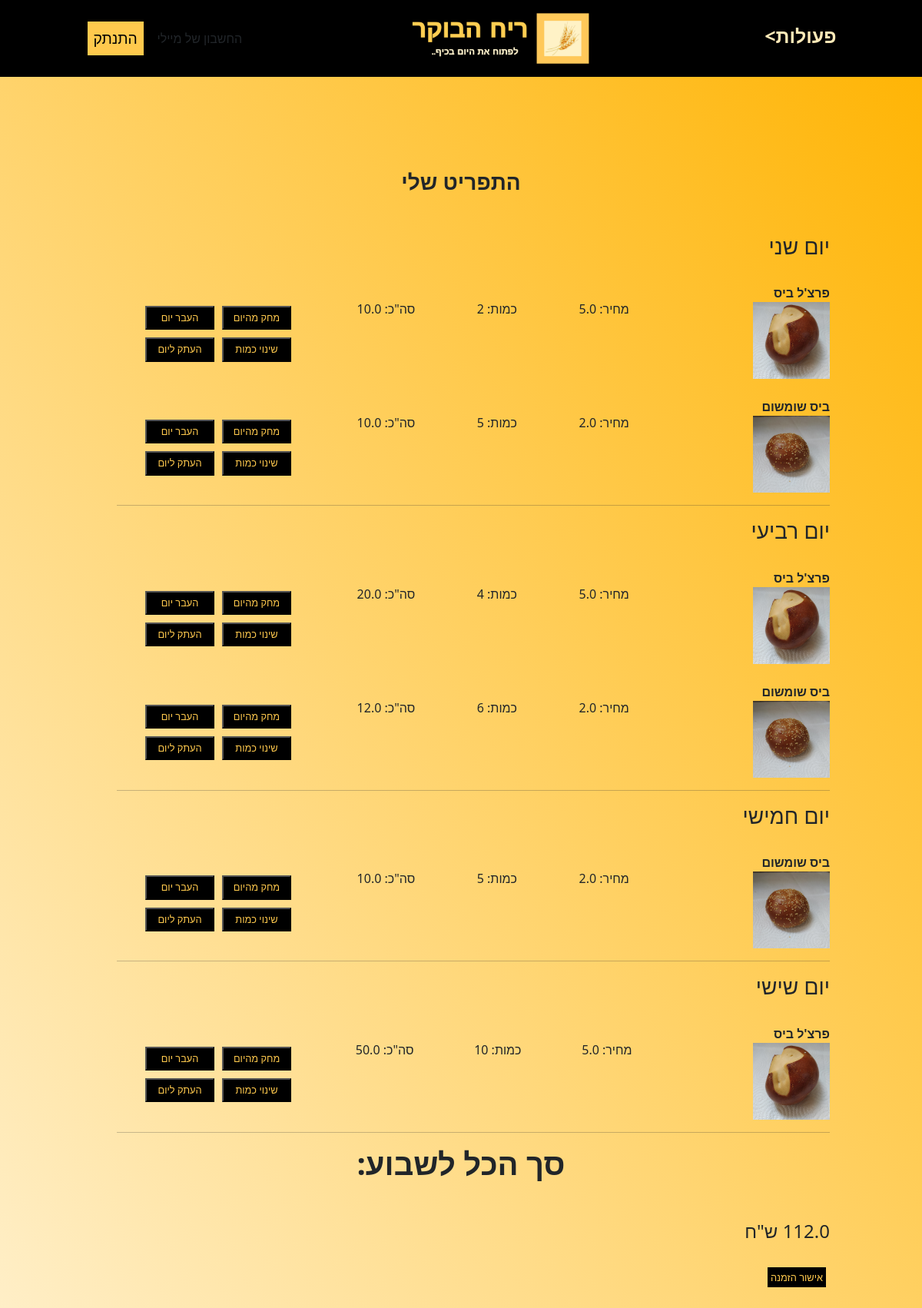
Page /cart/ (signed in) on the committed database.
### invitations/models.py (models this page shows, shortened)
class ProdUser(models.Model):
    user = models.ForeignKey(User, on_delete=models.CASCADE)
    product = models.ForeignKey(Product, on_delete=models.CASCADE)
    amount = models.IntegerField()
    weekDay = ((0,'יום ראשון'),(1,'יום שני'),(2,'יום שלישי'),(3,'יום רביעי'),(4,'יום חמישי'),(5,'יום שישי'))
    day = models.IntegerField(choices=weekDay)
    def price(self):
        return self.product.price * self.amount

class Product(models.Model):
    Categories = (( 'LH', 'לחמניות'), ('HL','מוצרי חלב'), ('MZ','מיצים') ,  ('MA', 'מאפים'))
    category = models.CharField(max_length=20, choices=Categories)
    product_name = models.CharField(max_length=30)
    price = models.FloatField()
    picture = models.ImageField()
    description = models.TextField(blank=True)

### invitations/views.py (the view, shortened to what this page needs)
# urls.py: path('cart/', views.cart, name='cart'),
@login_required
def cart(request):
    myproducts = ProdUser.objects.filter(user=request.user).order_by('day')
    totalPrice = 0
    for prod in myproducts:
        totalPrice += prod.price()
    content = {'content':myproducts, 'Alldays': ProdUser.weekDay, 'sum':totalPrice}
    if request.method == 'GET':
        return render(request, 'invitations/cart.html', content)

### invitations/templates/invitations/cart.html (shortened to what this page needs)
{% extends 'invitations/base.html' %}
{% block content %}
{% load static %}
<h3 class = "title">התפריט שלי</h3>
{% regroup content by day as daysList %}
<ul>
    {% for day in daysList %}
        <li>
            <h3>{{day.list.0.get_day_display}}</h3>
            <ul>
            {% for produser in day.list %}
                <li class = "cart-item-name"><br>
                    <b>{{ produser.product.product_name }}</b>
                    <div class="cart-item">
                        <img src="{{ produser.product.picture.url }}" width="100px" height="100px" alt=""><br>
                        <h6>מחיר: {{ produser.product.price }}</h6>
                        <h6>כמות: {{ produser.amount }}</h6>
                        <h6>סה"כ: {{ produser.price }}</h6>
                        <div class="cart-actions">
                            <div>
                                <form href="{% url 'cart' %}" method ="POST">
                                <button class="mybtn" type="submit" >מחק מהיום</button>
                                </form>
                                                            <form href="{% url 'cart' %}" method ="POST">
                                <button class="mybtn" type="submit" >שינוי כמות</button>
                                </form>
                            </div>
                            <div>
                                <form href="{% url 'cart' %}" method ="POST">
                                <button class="mybtn" type="submit" >העבר יום</button>
                                </form>
                                <form href="{% url 'cart' %}" method ="POST">
                                <button class="mybtn" type="submit" >העתק ליום</button>
                                </form>
                            </div>
                        </div>
                    </div>
                </li>
            {% endfor %}
            </ul>
            <hr>
        </li>
    {% endfor %}
</ul>
<h1  class="title">סך הכל לשבוע:</h1>
<h4>{{sum}} ש"ח</h4>
<br>
<a href="{% url 'checkout' %}" class="mybtn" >אישור הזמנה</a>
{% endblock %}

### invitations/templates/invitations/base.html (shortened to what this page needs)
<!doctype html>
<html lang="he">
	{% load static %}
	<head>
		 	<link href="https://cdn.jsdelivr.net/npm/bootstrap@5.0.0-beta2/dist/css/bootstrap.min.css" rel="stylesheet"-->
			<link rel="stylesheet" type="text/css" href="{% static 'css/base.css' %}">
	</head>
	<body dir=rtl>
	<header>
		<nav>
			<div class="menu-wrapper">
			    <h1 class="menu-btn">פעולות&gt;</h1>
			</div>
		</nav>
		<div class="logo"><img width="250px" src="{% static 'images/logomorningsmell.png' %}"></div>
		{% if user.is_authenticated %}
        <form class = "left-btn" action="{% url 'logout' %}" method="POST">
            <div class="btn-wrapper">החשבון של {{user}}</div>
			<div class="btn-wrapper"><button type="submit" class="color-btn">התנתק</button></div>
        </form>
		{% else %}
		<div class="left-btn">
		    <div class="btn-wrapper"><a href="{% url 'login' %}" class="color-btn">כניסה</a></div>
			<div class="btn-wrapper"><a href="{% url 'signup' %}" class="color-btn">הרשמה</a></div>
		</div>
		{% endif %}
	</header>
	<div class="content">
		{% block content %} {% endblock %}
	</div>
	</body>
</html>

### morningsmell/static/css/base.css (style rules this page uses)
* { box-sizing:border-box;margin:0;padding:0px; }
body { background: linear-gradient(to left bottom,rgb(255, 179, 0),rgb(255, 240, 204)); }
header { display:flex;justify-content:space-around;align-items:center;background-color:black;height:100px; }
ul { list-style: none; }
.menu-btn { font-weight:bold;color: #FFEAB8;font-size:25px;padding:8px;cursor: pointer; }
.menu-wrapper { display: inline-block;position:relative; }
.left-btn { display:flex;justify-content:space-between;align-items:center; }
.color-btn { text-decoration:none;padding:8px;background:#ffc94d;color:black;font-size:1.2rem;border:solid 2px; }
.content { padding:10%; }
.btn-wrapper { padding:8px; }
.title { text-align:center;margin:0 0 50px 0;font-weight:bold; }
.cart-actions { display:flex; }
.cart-item { display:flex;justify-content:space-between; }
.mybtn { text-decoration:none;padding:4px;background:black;color:#ffc94d;margin:5px;width:90px;font-size:0.8rem }

### rows in the picture
ProdUser: list.0.day "יום שני", product.product_name "פרצ'ל ביס", product.picture (picture), product.price "5.0", amount "2", price "10.0"
ProdUser: product.product_name "ביס שומשום", product.picture (picture), product.price "2.0", amount "5", price "10.0"
ProdUser: list.0.day "יום רביעי", product.product_name "פרצ'ל ביס", product.picture (picture), product.price "5.0", amount "4", price "20.0"
ProdUser: product.product_name "ביס שומשום", product.picture (picture), product.price "2.0", amount "6", price "12.0"
ProdUser: list.0.day "יום חמישי", product.product_name "ביס שומשום", product.picture (picture), product.price "2.0", amount "5", price "10.0"
ProdUser: list.0.day "יום שישי", product.product_name "פרצ'ל ביס", product.picture (picture), product.price "5.0", amount "10", price "50.0"

### other values in the picture
{{ user }} "מיילי"
